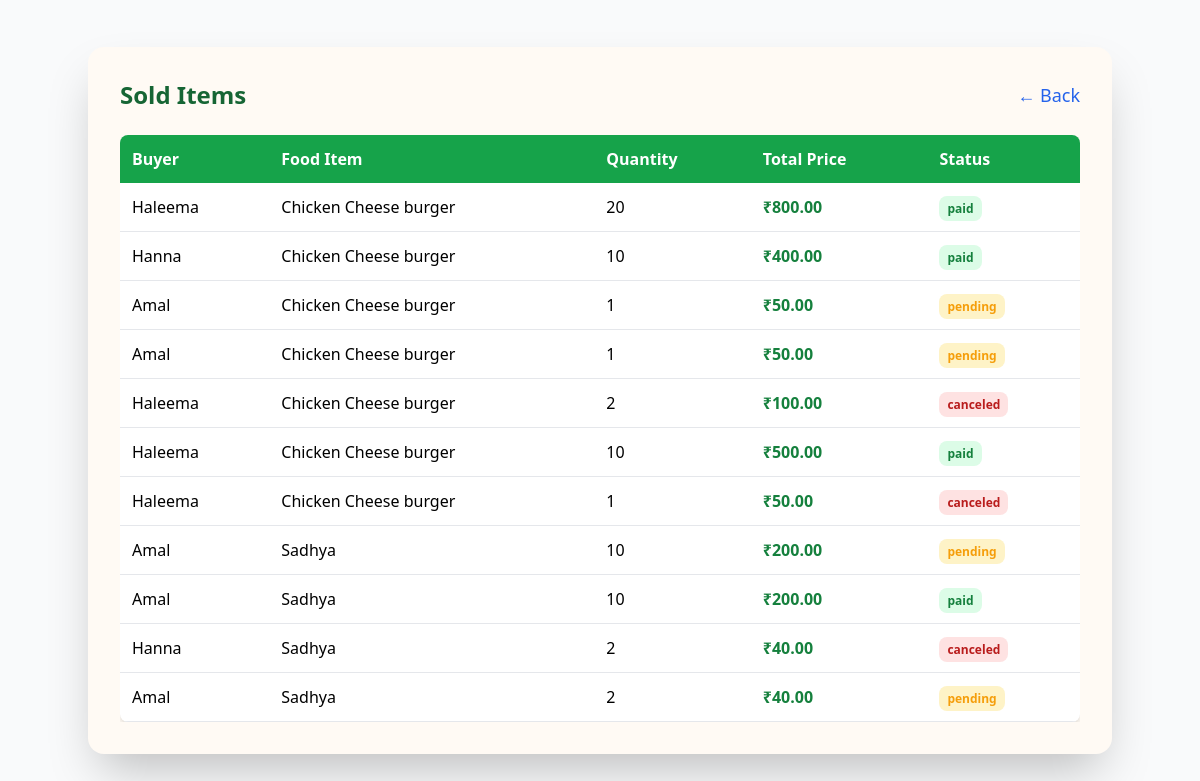
/food/sales/ (signed in), run on an earlier commit of the app's database.
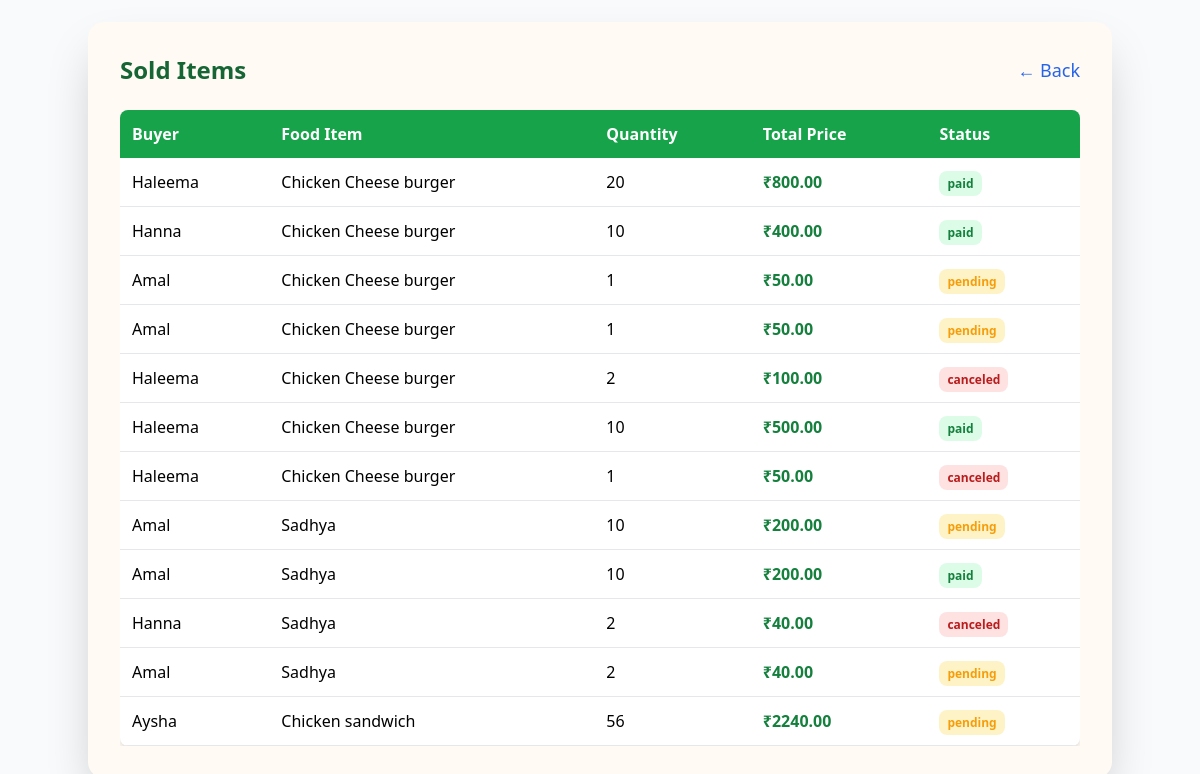
And on a later commit of the database.
### order/models.py (models this page shows, shortened)
class OrderDetail(models.Model):
    PAYMENT_METHODS = [
        ('UPI', 'UPI Payment'),
        ('Card', 'Credit/Debit Card'),
        ('COP', 'Cash on Pickup'),
    ]
    user = models.ForeignKey(settings.AUTH_USER_MODEL, on_delete=models.CASCADE)
    food_item = models.ForeignKey(FoodItem, on_delete=models.CASCADE)
    quantity = models.PositiveIntegerField()
    price_per_item = models.DecimalField(max_digits=10, decimal_places=2)
    total_price = models.DecimalField(max_digits=10, decimal_places=2)
    payment_method = models.CharField(max_length=10, choices=PAYMENT_METHODS)
    payment_status = models.BooleanField(default=False)
    order_status = models.CharField(max_length=10, choices=ORDER_STATUS, default="pending")
    upi_id = models.CharField(max_length=50, blank=True, null=True)
    card_number = models.CharField(max_length=16, blank=True, null=True)
    transaction_date = models.DateTimeField(auto_now_add=True)

### users/models.py (models this page shows, shortened)
class CustomUser(AbstractUser):
    ROLE_CHOICES = (
        ('seller', 'Seller'),
        ('buyer', 'Buyer'),
    )
    role = models.CharField(max_length=10, choices=ROLE_CHOICES)
    phone_no = models.CharField(max_length=15)

### food/models.py (models this page shows, shortened)
class FoodItem(models.Model):
    seller = models.ForeignKey(settings.AUTH_USER_MODEL, on_delete=models.CASCADE)
    Item_name = models.CharField(max_length=255)
    quantity = models.IntegerField()
    price = models.DecimalField(max_digits=6, decimal_places=2)
    location = models.CharField(max_length=250)
    photo = models.ImageField(upload_to='uploads/', blank=True, null=True)
    created_at = models.DateTimeField(auto_now_add=True)

### food/views.py (the view)
# urls.py: path('sales/', sales, name='sales'),
@login_required
@user_passes_test(is_seller)
def sales(request):
    sales = OrderDetail.objects.filter(food_item__seller=request.user)
    return render(request, 'food/sales.html', {'sales': sales})

### food/views.py (called while the page is built)
def is_seller(user):
    return user.is_authenticated and user.role == 'seller'

### food/templates/food/sales.html
{% extends "base.html" %}
{% load static %}
{% block content %}
<div class="flex justify-center items-center min-h-screen bg-gray-50 px-4">
    <div class="bg-[#FFFAF4] p-8 rounded-2xl shadow-2xl w-full max-w-5xl">
        <div class="flex justify-between items-center mb-6">
            <h2 class="text-2xl font-bold text-green-800">Sold Items</h2>
            <a href="{% url 'food:food_list' %}"
            class="text-blue-600 hover:text-blue-800 hover:underline transition text-lg">
            ← Back
            </a>
        </div>
        <div class="overflow-x-auto">
            <table class="w-full border-collapse bg-white shadow-md rounded-lg overflow-hidden">
                <thead class="bg-green-600 text-white">
                    <tr>
                        <th class="p-3 text-left">Buyer</th>
                        <th class="p-3 text-left">Food Item</th>
                        <th class="p-3 text-left">Quantity</th>
                        <th class="p-3 text-left">Total Price</th>
                        <th class="p-3 text-left">Status</th>
                    </tr>
                </thead>
                <tbody>
                    {% for sale in sales %}
                    <tr class="border-b hover:bg-gray-100 transition">
                        <td class="p-3">{{ sale.user.username }}</td>
                        <td class="p-3">{{ sale.food_item.Item_name }}</td>
                        <td class="p-3">{{ sale.quantity }}</td>
                        <td class="p-3 font-semibold text-green-700">₹{{ sale.total_price }}</td>
                        <td class="p-3">
                            <span class="px-2 py-1 rounded-lg text-xs font-semibold
                                {% if sale.order_status == 'paid' %}bg-green-100 text-green-700
                                {% elif sale.order_status == 'pending' %}bg-amber-100 text-amber-500
                                {% else %}bg-red-100 text-red-700{% endif %}">
                                {{ sale.order_status }}
                            </span>
                        </td>
                    </tr>
                    {% empty %}
                    <tr>
                        <td colspan="5" class="p-4 text-center text-gray-600">No sales yet.</td>
                    </tr>
                    {% endfor %}
                </tbody>
            </table>
        </div>
    </div>
</div>
{% endblock content %}

What changed in the data, as far as the page shows it:
added OrderDetail: user.username "Aysha", food_item.Item_name "Chicken sandwich", quantity "56", total_price "2240.00", order_status "pending"
